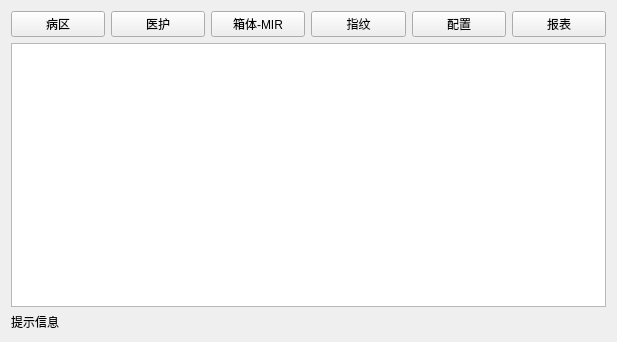
<?xml version="1.0" encoding="UTF-8"?>
<ui version="4.0">
 <class>BoxWindow</class>
 <widget class="QWidget" name="BoxWindow">
  <property name="geometry">
   <rect>
    <x>0</x>
    <y>0</y>
    <width>617</width>
    <height>342</height>
   </rect>
  </property>
  <property name="windowTitle">
   <string>MIR System</string>
  </property>
  <layout class="QGridLayout" name="gridLayout_2">
   <item row="1" column="0">
    <layout class="QGridLayout" name="gridLayout">
     <item row="1" column="0">
      <widget class="QListView" name="listView"/>
     </item>
    </layout>
   </item>
   <item row="2" column="0">
    <layout class="QVBoxLayout" name="verticalLayout">
     <item>
      <widget class="QLabel" name="label">
       <property name="text">
        <string>提示信息</string>
       </property>
      </widget>
     </item>
    </layout>
   </item>
   <item row="0" column="0">
    <layout class="QHBoxLayout" name="horizontalLayout">
     <item>
      <widget class="QPushButton" name="pushButton1">
       <property name="text">
        <string>病区</string>
       </property>
      </widget>
     </item>
     <item>
      <widget class="QPushButton" name="pushButton2">
       <property name="text">
        <string>医护</string>
       </property>
      </widget>
     </item>
     <item>
      <widget class="QPushButton" name="pushButton3">
       <property name="text">
        <string>箱体-MIR</string>
       </property>
      </widget>
     </item>
     <item>
      <widget class="QPushButton" name="pushButton4">
       <property name="text">
        <string>指纹</string>
       </property>
      </widget>
     </item>
     <item>
      <widget class="QPushButton" name="pushButton5">
       <property name="text">
        <string>配置</string>
       </property>
      </widget>
     </item>
     <item>
      <widget class="QPushButton" name="pushButton6">
       <property name="text">
        <string>报表</string>
       </property>
      </widget>
     </item>
    </layout>
   </item>
  </layout>
 </widget>
 <resources/>
 <connections/>
</ui>
